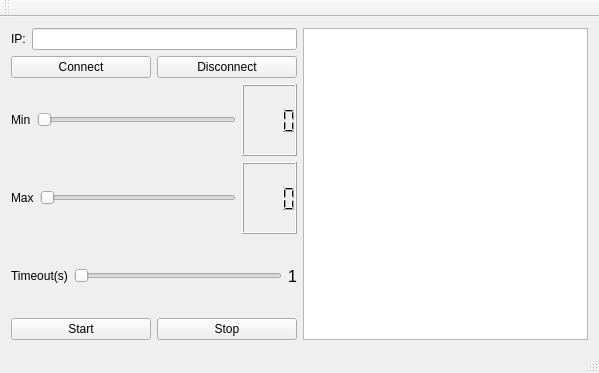
<?xml version="1.0" encoding="UTF-8"?>
<ui version="4.0">
 <class>MainWindow</class>
 <widget class="QMainWindow" name="MainWindow">
  <property name="geometry">
   <rect>
    <x>0</x>
    <y>0</y>
    <width>599</width>
    <height>373</height>
   </rect>
  </property>
  <property name="windowTitle">
   <string>MainWindow</string>
  </property>
  <property name="autoFillBackground">
   <bool>false</bool>
  </property>
  <widget class="QWidget" name="centralWidget">
   <layout class="QGridLayout" name="gridLayout">
    <item row="0" column="0">
     <layout class="QHBoxLayout" name="horizontalLayout_6">
      <item>
       <widget class="QLabel" name="label_3">
        <property name="text">
         <string>IP:</string>
        </property>
       </widget>
      </item>
      <item>
       <widget class="QLineEdit" name="lineEdit_Host"/>
      </item>
     </layout>
    </item>
    <item row="1" column="0">
     <layout class="QHBoxLayout" name="horizontalLayout_5">
      <item>
       <widget class="QPushButton" name="pushButton_connect">
        <property name="text">
         <string>Connect</string>
        </property>
       </widget>
      </item>
      <item>
       <widget class="QPushButton" name="pushButton_disconnect">
        <property name="text">
         <string>Disconnect</string>
        </property>
       </widget>
      </item>
     </layout>
    </item>
    <item row="2" column="0">
     <layout class="QHBoxLayout" name="horizontalLayout_2">
      <item>
       <widget class="QLabel" name="label">
        <property name="text">
         <string>Min</string>
        </property>
       </widget>
      </item>
      <item>
       <widget class="QSlider" name="horizontalSlider_min">
        <property name="orientation">
         <enum>Qt::Horizontal</enum>
        </property>
       </widget>
      </item>
      <item>
       <layout class="QVBoxLayout" name="verticalLayout">
        <item>
         <widget class="QLCDNumber" name="lcdNumber_min">
          <property name="sizePolicy">
           <sizepolicy hsizetype="Minimum" vsizetype="Minimum">
            <horstretch>0</horstretch>
            <verstretch>0</verstretch>
           </sizepolicy>
          </property>
          <property name="layoutDirection">
           <enum>Qt::LeftToRight</enum>
          </property>
          <property name="frameShadow">
           <enum>QFrame::Raised</enum>
          </property>
          <property name="smallDecimalPoint">
           <bool>false</bool>
          </property>
          <property name="digitCount">
           <number>4</number>
          </property>
          <property name="segmentStyle">
           <enum>QLCDNumber::Filled</enum>
          </property>
         </widget>
        </item>
       </layout>
      </item>
     </layout>
    </item>
    <item row="3" column="0">
     <layout class="QHBoxLayout" name="horizontalLayout">
      <item>
       <widget class="QLabel" name="label_2">
        <property name="text">
         <string>Max</string>
        </property>
       </widget>
      </item>
      <item>
       <widget class="QSlider" name="horizontalSlider_max">
        <property name="orientation">
         <enum>Qt::Horizontal</enum>
        </property>
       </widget>
      </item>
      <item>
       <layout class="QVBoxLayout" name="verticalLayout_2">
        <item>
         <widget class="QLCDNumber" name="lcdNumber_max">
          <property name="digitCount">
           <number>4</number>
          </property>
         </widget>
        </item>
       </layout>
      </item>
     </layout>
    </item>
    <item row="4" column="0">
     <layout class="QHBoxLayout" name="horizontalLayout_3">
      <item>
       <widget class="QLabel" name="label_4">
        <property name="text">
         <string>Timeout(s)</string>
        </property>
       </widget>
      </item>
      <item>
       <widget class="QSlider" name="horizontalSlider_time">
        <property name="minimum">
         <number>1</number>
        </property>
        <property name="maximum">
         <number>60</number>
        </property>
        <property name="orientation">
         <enum>Qt::Horizontal</enum>
        </property>
       </widget>
      </item>
      <item>
       <widget class="QLabel" name="label_time">
        <property name="font">
         <font>
          <pointsize>12</pointsize>
         </font>
        </property>
        <property name="text">
         <string>1</string>
        </property>
       </widget>
      </item>
     </layout>
    </item>
    <item row="5" column="0">
     <layout class="QHBoxLayout" name="horizontalLayout_4">
      <item>
       <widget class="QPushButton" name="pushButtonPut">
        <property name="text">
         <string>Start</string>
        </property>
       </widget>
      </item>
      <item>
       <widget class="QPushButton" name="pushButton_stop">
        <property name="text">
         <string>Stop</string>
        </property>
       </widget>
      </item>
     </layout>
    </item>
    <item row="0" column="1" rowspan="6">
     <widget class="QTextBrowser" name="textBrowser"/>
    </item>
   </layout>
   <zorder></zorder>
   <zorder></zorder>
   <zorder></zorder>
   <zorder></zorder>
   <zorder>textBrowser</zorder>
  </widget>
  <widget class="QMenuBar" name="menuBar">
   <property name="geometry">
    <rect>
     <x>0</x>
     <y>0</y>
     <width>599</width>
     <height>21</height>
    </rect>
   </property>
  </widget>
  <widget class="QToolBar" name="mainToolBar">
   <attribute name="toolBarArea">
    <enum>TopToolBarArea</enum>
   </attribute>
   <attribute name="toolBarBreak">
    <bool>false</bool>
   </attribute>
  </widget>
  <widget class="QStatusBar" name="statusBar"/>
 </widget>
 <layoutdefault spacing="6" margin="11"/>
 <resources/>
 <connections>
  <connection>
   <sender>horizontalSlider_min</sender>
   <signal>valueChanged(int)</signal>
   <receiver>lcdNumber_min</receiver>
   <slot>display(int)</slot>
   <hints>
    <hint type="sourcelabel">
     <x>115</x>
     <y>166</y>
    </hint>
    <hint type="destinationlabel">
     <x>278</x>
     <y>174</y>
    </hint>
   </hints>
  </connection>
  <connection>
   <sender>horizontalSlider_max</sender>
   <signal>valueChanged(int)</signal>
   <receiver>lcdNumber_max</receiver>
   <slot>display(int)</slot>
   <hints>
    <hint type="sourcelabel">
     <x>115</x>
     <y>216</y>
    </hint>
    <hint type="destinationlabel">
     <x>268</x>
     <y>219</y>
    </hint>
   </hints>
  </connection>
  <connection>
   <sender>horizontalSlider_time</sender>
   <signal>valueChanged(int)</signal>
   <receiver>label_time</receiver>
   <slot>setNum(int)</slot>
   <hints>
    <hint type="sourcelabel">
     <x>145</x>
     <y>266</y>
    </hint>
    <hint type="destinationlabel">
     <x>288</x>
     <y>271</y>
    </hint>
   </hints>
  </connection>
 </connections>
</ui>
